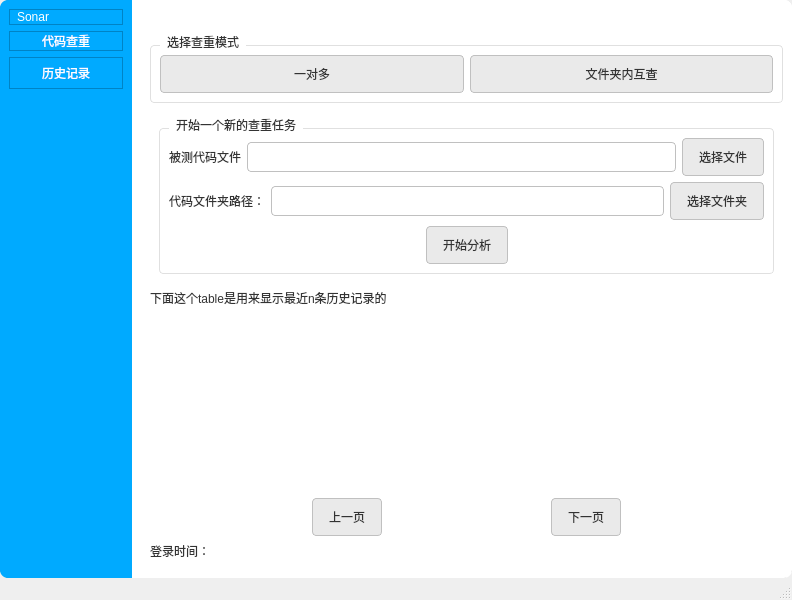
<?xml version="1.0" encoding="UTF-8"?>
<ui version="4.0">
 <class>MainWindow</class>
 <widget class="QMainWindow" name="MainWindow">
  <property name="geometry">
   <rect>
    <x>0</x>
    <y>0</y>
    <width>792</width>
    <height>600</height>
   </rect>
  </property>
  <property name="windowTitle">
   <string>Python 代码查重工具</string>
  </property>
  <property name="styleSheet">
   <string notr="true">#centralwidget {
    background-color: transparent;
}

/*
 * 第二步：为你真正的最外层容器（那个名为 frame 的 QFrame）设置背景色和圆角。
 * 现在，由于底板是透明的，frame 的圆角就能完美地呈现为整个窗口的圆角。
*/
#frame {
    background-color: #2E2F33; /* 你想要的窗口主背景色 */
    border-radius: 10px;       /* 你想要的圆角弧度 */
}</string>
  </property>
  <widget class="QWidget" name="centralwidget">
   <property name="styleSheet">
    <string notr="true"/>
   </property>
   <layout class="QHBoxLayout" name="horizontalLayout_14">
    <property name="spacing">
     <number>0</number>
    </property>
    <property name="leftMargin">
     <number>0</number>
    </property>
    <property name="topMargin">
     <number>0</number>
    </property>
    <property name="rightMargin">
     <number>0</number>
    </property>
    <property name="bottomMargin">
     <number>0</number>
    </property>
    <item>
     <widget class="QFrame" name="frame">
      <property name="styleSheet">
       <string notr="true"/>
      </property>
      <property name="frameShape">
       <enum>QFrame::Shape::StyledPanel</enum>
      </property>
      <property name="frameShadow">
       <enum>QFrame::Shadow::Raised</enum>
      </property>
      <layout class="QHBoxLayout" name="horizontalLayout_13" stretch="1,5">
       <property name="spacing">
        <number>0</number>
       </property>
       <property name="leftMargin">
        <number>0</number>
       </property>
       <property name="topMargin">
        <number>0</number>
       </property>
       <property name="rightMargin">
        <number>0</number>
       </property>
       <property name="bottomMargin">
        <number>0</number>
       </property>
       <item>
        <widget class="QFrame" name="frame_2">
         <property name="styleSheet">
          <string notr="true">#frame_2{
    border-top-left-radius: 8px;     /* 只设置左上角的圆角半径 */
    border-bottom-left-radius: 8px;  /* 只设置左下角的圆角半径 */
background-color: rgb(0, 170, 255)
}


#label {
    color: rgb(255, 255, 255);
}

#frame_2 QPushButton {
    color: rgb(255, 255, 255);
    background-color: rgb(0, 170, 255);
    border: none;
}


#frame_8 QPushButton:hover {
    background-color: #DCDCDC !important;
    border-color: #B0B0B0 !important;
}
#frame_9 QPushButton:hover {
    background-color: #DCDCDC !important;
    border-color: #B0B0B0 !important;
}

</string>
         </property>
         <property name="frameShape">
          <enum>QFrame::Shape::StyledPanel</enum>
         </property>
         <property name="frameShadow">
          <enum>QFrame::Shadow::Raised</enum>
         </property>
         <layout class="QVBoxLayout" name="verticalLayout_12">
          <item>
           <widget class="QFrame" name="frame_10">
            <property name="styleSheet">
             <string notr="true">background-color: rgb(0, 170, 255)</string>
            </property>
            <property name="frameShape">
             <enum>QFrame::Shape::StyledPanel</enum>
            </property>
            <property name="frameShadow">
             <enum>QFrame::Shadow::Raised</enum>
            </property>
            <layout class="QVBoxLayout" name="verticalLayout_11">
             <property name="spacing">
              <number>0</number>
             </property>
             <property name="leftMargin">
              <number>7</number>
             </property>
             <property name="topMargin">
              <number>0</number>
             </property>
             <property name="rightMargin">
              <number>0</number>
             </property>
             <property name="bottomMargin">
              <number>0</number>
             </property>
             <item>
              <widget class="QLabel" name="label">
               <property name="styleSheet">
                <string notr="true">font: 28pt &quot;华文琥珀&quot;;</string>
               </property>
               <property name="text">
                <string>Sonar</string>
               </property>
              </widget>
             </item>
            </layout>
           </widget>
          </item>
          <item>
           <widget class="QFrame" name="frame_9">
            <property name="styleSheet">
             <string notr="true">background-color: rgb(0, 170, 255)</string>
            </property>
            <property name="frameShape">
             <enum>QFrame::Shape::StyledPanel</enum>
            </property>
            <property name="frameShadow">
             <enum>QFrame::Shadow::Raised</enum>
            </property>
            <layout class="QVBoxLayout" name="verticalLayout_10">
             <property name="spacing">
              <number>0</number>
             </property>
             <property name="leftMargin">
              <number>0</number>
             </property>
             <property name="topMargin">
              <number>0</number>
             </property>
             <property name="rightMargin">
              <number>0</number>
             </property>
             <property name="bottomMargin">
              <number>0</number>
             </property>
             <item>
              <widget class="QPushButton" name="pushButton_7">
               <property name="styleSheet">
                <string notr="true">

QPushButton:hover {
    background-color: rgb(80, 159, 255) !important;
    border-color: rgb(0, 0, 0) !important;
	font: 13pt &quot;幼圆&quot;;
}
QPushButton {

	font: 13pt &quot;幼圆&quot;;
}</string>
               </property>
               <property name="text">
                <string>代码查重</string>
               </property>
               <property name="checkable">
                <bool>true</bool>
               </property>
              </widget>
             </item>
            </layout>
           </widget>
          </item>
          <item>
           <widget class="QFrame" name="frame_8">
            <property name="styleSheet">
             <string notr="true">background-color: rgb(0, 170, 255)</string>
            </property>
            <property name="frameShape">
             <enum>QFrame::Shape::StyledPanel</enum>
            </property>
            <property name="frameShadow">
             <enum>QFrame::Shadow::Raised</enum>
            </property>
            <layout class="QVBoxLayout" name="verticalLayout_9">
             <property name="spacing">
              <number>0</number>
             </property>
             <property name="leftMargin">
              <number>0</number>
             </property>
             <property name="topMargin">
              <number>6</number>
             </property>
             <property name="rightMargin">
              <number>0</number>
             </property>
             <property name="bottomMargin">
              <number>6</number>
             </property>
             <item>
              <widget class="QPushButton" name="pushButton_3">
               <property name="styleSheet">
                <string notr="true">

QPushButton:hover {
    background-color: rgb(80, 159, 255) !important;
    border-color: rgb(0, 0, 0) !important;
	font: 13pt &quot;幼圆&quot;;
}
QPushButton {

	font: 13pt &quot;幼圆&quot;;
}</string>
               </property>
               <property name="text">
                <string>历史记录</string>
               </property>
               <property name="checkable">
                <bool>true</bool>
               </property>
              </widget>
             </item>
            </layout>
           </widget>
          </item>
          <item>
           <spacer name="verticalSpacer">
            <property name="orientation">
             <enum>Qt::Orientation::Vertical</enum>
            </property>
            <property name="sizeHint" stdset="0">
             <size>
              <width>20</width>
              <height>446</height>
             </size>
            </property>
           </spacer>
          </item>
         </layout>
        </widget>
       </item>
       <item>
        <widget class="QFrame" name="frame_3">
         <property name="styleSheet">
          <string notr="true">    border-top-right-radius: 8px;     /* 只设置左上角的圆角半径 */
    border-bottom-right-radius: 8px;  /* 只设置左下角的圆角半径 */
background-color:rgb(255, 255, 255)
</string>
         </property>
         <property name="frameShape">
          <enum>QFrame::Shape::StyledPanel</enum>
         </property>
         <property name="frameShadow">
          <enum>QFrame::Shadow::Raised</enum>
         </property>
         <layout class="QVBoxLayout" name="verticalLayout_8">
          <property name="topMargin">
           <number>0</number>
          </property>
          <property name="rightMargin">
           <number>0</number>
          </property>
          <item>
           <widget class="QFrame" name="frame_4">
            <property name="styleSheet">
             <string notr="true">/* 按钮 (QPushButton) */
 QPushButton {

}

 QPushButton:hover {
    background-color: #DCDCDC !important;
    border-color: #B0B0B0 !important;
}

 QPushButton:pressed {
    background-color: #C8C8C8 !important;
}

 QPushButton:disabled {
    background-color: #F5F5F5 !important;
    color: #A0A0A0 !important;
    border-color: #E0E0E0 !important;
}

/* 强调按钮 (需要设置 'primary' 动态属性为 true) */
 QPushButton[primary=true] {
    background-color: #3498DB !important;
    color: #FFFFFF !important;
    border: none !important;
}
 QPushButton[primary=true]:hover {
    background-color: #4A90E2 !important;
}
 QPushButton[primary=true]:pressed {
    background-color: #2980B9 !important;
}</string>
            </property>
            <property name="frameShape">
             <enum>QFrame::Shape::StyledPanel</enum>
            </property>
            <property name="frameShadow">
             <enum>QFrame::Shadow::Raised</enum>
            </property>
            <layout class="QHBoxLayout" name="horizontalLayout_18">
             <property name="spacing">
              <number>0</number>
             </property>
             <property name="leftMargin">
              <number>0</number>
             </property>
             <property name="topMargin">
              <number>0</number>
             </property>
             <property name="rightMargin">
              <number>0</number>
             </property>
             <property name="bottomMargin">
              <number>0</number>
             </property>
             <item>
              <spacer name="horizontalSpacer_11">
               <property name="orientation">
                <enum>Qt::Orientation::Horizontal</enum>
               </property>
               <property name="sizeHint" stdset="0">
                <size>
                 <width>40</width>
                 <height>20</height>
                </size>
               </property>
              </spacer>
             </item>
             <item>
              <widget class="QFrame" name="frame_5">
               <property name="frameShape">
                <enum>QFrame::Shape::StyledPanel</enum>
               </property>
               <property name="frameShadow">
                <enum>QFrame::Shadow::Raised</enum>
               </property>
               <layout class="QHBoxLayout" name="horizontalLayout_12">
                <property name="spacing">
                 <number>0</number>
                </property>
                <property name="leftMargin">
                 <number>0</number>
                </property>
                <property name="topMargin">
                 <number>0</number>
                </property>
                <property name="rightMargin">
                 <number>0</number>
                </property>
                <property name="bottomMargin">
                 <number>0</number>
                </property>
                <item>
                 <widget class="QPushButton" name="pushButton_4">
                  <property name="styleSheet">
                   <string notr="true">    border-top-right-radius: 0px;     /* 只设置左上角的圆角半径 */
    border-bottom-right-radius: 0px;  /* 只设置左下角的圆角半径 */</string>
                  </property>
                  <property name="text">
                   <string/>
                  </property>
                 </widget>
                </item>
               </layout>
              </widget>
             </item>
             <item>
              <widget class="QFrame" name="frame_6">
               <property name="frameShape">
                <enum>QFrame::Shape::StyledPanel</enum>
               </property>
               <property name="frameShadow">
                <enum>QFrame::Shadow::Raised</enum>
               </property>
               <layout class="QHBoxLayout" name="horizontalLayout_16">
                <property name="spacing">
                 <number>0</number>
                </property>
                <property name="leftMargin">
                 <number>0</number>
                </property>
                <property name="topMargin">
                 <number>0</number>
                </property>
                <property name="rightMargin">
                 <number>0</number>
                </property>
                <property name="bottomMargin">
                 <number>0</number>
                </property>
                <item>
                 <widget class="QPushButton" name="pushButton_5">
                  <property name="styleSheet">
                   <string notr="true">    border-top-right-radius: 0px;     /* 只设置左上角的圆角半径 */
    border-bottom-right-radius: 0px;  /* 只设置左下角的圆角半径 */</string>
                  </property>
                  <property name="text">
                   <string/>
                  </property>
                 </widget>
                </item>
               </layout>
              </widget>
             </item>
             <item>
              <widget class="QFrame" name="frame_7">
               <property name="frameShape">
                <enum>QFrame::Shape::StyledPanel</enum>
               </property>
               <property name="frameShadow">
                <enum>QFrame::Shadow::Raised</enum>
               </property>
               <layout class="QHBoxLayout" name="horizontalLayout_17">
                <property name="spacing">
                 <number>0</number>
                </property>
                <property name="leftMargin">
                 <number>0</number>
                </property>
                <property name="topMargin">
                 <number>0</number>
                </property>
                <property name="rightMargin">
                 <number>0</number>
                </property>
                <property name="bottomMargin">
                 <number>0</number>
                </property>
                <item>
                 <widget class="QPushButton" name="pushButton_6">
                  <property name="styleSheet">
                   <string notr="true">    border-top-right-radius: 8px;  
</string>
                  </property>
                  <property name="text">
                   <string/>
                  </property>
                 </widget>
                </item>
                <item>
                 <spacer name="horizontalSpacer_12">
                  <property name="orientation">
                   <enum>Qt::Orientation::Horizontal</enum>
                  </property>
                  <property name="sizeType">
                   <enum>QSizePolicy::Policy::Fixed</enum>
                  </property>
                  <property name="sizeHint" stdset="0">
                   <size>
                    <width>5</width>
                    <height>20</height>
                   </size>
                  </property>
                 </spacer>
                </item>
               </layout>
              </widget>
             </item>
            </layout>
           </widget>
          </item>
          <item>
           <widget class="QStackedWidget" name="main_stack">
            <property name="styleSheet">
             <string notr="true">/*================================================================
 *
 * 局部样式 - main_stack 内部的 &quot;白色主题&quot; (最终修正版)
 *
 * 说明:
 * - 使用 !important 强制背景色生效，解决优先级问题。
 * - 调整了按钮颜色，使其在白色背景上更突出。
 *
 =================================================================*/

/* 1. 设置 main_stack 容器本身的基础样式 */
#main_stack {
    background-color: #FFFFFF;
    color: #333333;
    border: none;
}

/* 2. 设置 main_stack 内部具体控件的样式 */

/* 标签 (QLabel) */
#main_stack QLabel {
    background-color: transparent;
    color: #333333;
}

/* 按钮 (QPushButton) */
#main_stack QPushButton {
    background-color: #EAEAEA !important; /* 使用更明显的灰色，并强制生效 */
    color: #333333 !important; /* 强制黑色文字 */
    border: 1px solid #C0C0C0 !important; /* 强制边框样式 */
    padding: 8px 16px;
    border-radius: 4px;
    min-height: 20px;
}

#main_stack QPushButton:hover {
    background-color: #DCDCDC !important;
    border-color: #B0B0B0 !important;
}

#main_stack QPushButton:pressed {
    background-color: #C8C8C8 !important;
}

#main_stack QPushButton:disabled {
    background-color: #F5F5F5 !important;
    color: #A0A0A0 !important;
    border-color: #E0E0E0 !important;
}

/* 强调按钮 (需要设置 'primary' 动态属性为 true) */
#main_stack QPushButton[primary=true] {
    background-color: #3498DB !important;
    color: #FFFFFF !important;
    border: none !important;
}
#main_stack QPushButton[primary=true]:hover {
    background-color: #4A90E2 !important;
}
#main_stack QPushButton[primary=true]:pressed {
    background-color: #2980B9 !important;
}


/* 单行输入框 (QLineEdit) */
#main_stack QLineEdit {
    background-color: #FFFFFF;
    color: #333333;
    border: 1px solid #C0C0C0;
    border-radius: 4px;
    padding: 6px;
}

#main_stack QLineEdit:focus {
    border: 1px solid #3498DB;
}

/* 分组框 (QGroupBox) */
#main_stack QGroupBox {
    border: 1px solid #E0E0E0;
    border-radius: 4px;
    margin-top: 10px;
    background-color: transparent;
}

#main_stack QGroupBox::title {
    subcontrol-origin: margin;
    subcontrol-position: top left;
    padding: 0 5px;
    left: 10px;
    color: #333333;
}</string>
            </property>
            <property name="midLineWidth">
             <number>1</number>
            </property>
            <property name="currentIndex">
             <number>0</number>
            </property>
            <widget class="QWidget" name="page">
             <layout class="QVBoxLayout" name="verticalLayout_7">
              <item>
               <widget class="QGroupBox" name="groupBox_2">
                <property name="title">
                 <string>选择查重模式</string>
                </property>
                <layout class="QHBoxLayout" name="horizontalLayout_8">
                 <item>
                  <layout class="QHBoxLayout" name="horizontalLayout_7">
                   <item>
                    <widget class="QPushButton" name="pushButton_2">
                     <property name="text">
                      <string>一对多</string>
                     </property>
                    </widget>
                   </item>
                   <item>
                    <widget class="QPushButton" name="pushButton">
                     <property name="text">
                      <string>文件夹内互查</string>
                     </property>
                    </widget>
                   </item>
                  </layout>
                 </item>
                </layout>
               </widget>
              </item>
              <item>
               <widget class="QStackedWidget" name="stackedWidget">
                <property name="styleSheet">
                 <string notr="true"/>
                </property>
                <property name="currentIndex">
                 <number>1</number>
                </property>
                <widget class="QWidget" name="each_other_page">
                 <layout class="QVBoxLayout" name="verticalLayout">
                  <item>
                   <widget class="QGroupBox" name="groupBox">
                    <property name="title">
                     <string>开始一个新的查重任务</string>
                    </property>
                    <layout class="QVBoxLayout" name="verticalLayout_2">
                     <item>
                      <layout class="QHBoxLayout" name="horizontalLayout">
                       <item>
                        <widget class="QLabel" name="label_choose_folder">
                         <property name="text">
                          <string>代码文件夹路径：</string>
                         </property>
                        </widget>
                       </item>
                       <item>
                        <widget class="QLineEdit" name="le_folder_path">
                         <property name="maxLength">
                          <number>1000</number>
                         </property>
                         <property name="readOnly">
                          <bool>true</bool>
                         </property>
                        </widget>
                       </item>
                       <item>
                        <widget class="QPushButton" name="btn_select_folder">
                         <property name="text">
                          <string>选择文件夹</string>
                         </property>
                        </widget>
                       </item>
                      </layout>
                     </item>
                     <item>
                      <layout class="QHBoxLayout" name="horizontalLayout_3">
                       <item>
                        <spacer name="horizontalSpacer_2">
                         <property name="orientation">
                          <enum>Qt::Orientation::Horizontal</enum>
                         </property>
                         <property name="sizeHint" stdset="0">
                          <size>
                           <width>40</width>
                           <height>20</height>
                          </size>
                         </property>
                        </spacer>
                       </item>
                       <item>
                        <widget class="QPushButton" name="btn_start_analysis_mode1">
                         <property name="text">
                          <string>开始分析</string>
                         </property>
                        </widget>
                       </item>
                       <item>
                        <spacer name="horizontalSpacer">
                         <property name="orientation">
                          <enum>Qt::Orientation::Horizontal</enum>
                         </property>
                         <property name="sizeHint" stdset="0">
                          <size>
                           <width>40</width>
                           <height>20</height>
                          </size>
                         </property>
                        </spacer>
                       </item>
                      </layout>
                     </item>
                    </layout>
                   </widget>
                  </item>
                 </layout>
                </widget>
                <widget class="QWidget" name="one_to_many_page">
                 <layout class="QVBoxLayout" name="verticalLayout_6">
                  <item>
                   <widget class="QGroupBox" name="groupBox_3">
                    <property name="title">
                     <string>开始一个新的查重任务</string>
                    </property>
                    <layout class="QVBoxLayout" name="verticalLayout_4">
                     <item>
                      <layout class="QHBoxLayout" name="horizontalLayout_9">
                       <item>
                        <widget class="QLabel" name="label_login_time_3">
                         <property name="text">
                          <string>被测代码文件</string>
                         </property>
                        </widget>
                       </item>
                       <item>
                        <widget class="QLineEdit" name="le_folder_path_2">
                         <property name="maxLength">
                          <number>1000</number>
                         </property>
                         <property name="readOnly">
                          <bool>true</bool>
                         </property>
                        </widget>
                       </item>
                       <item>
                        <widget class="QPushButton" name="btn_select_folder_2">
                         <property name="text">
                          <string>选择文件</string>
                         </property>
                        </widget>
                       </item>
                      </layout>
                     </item>
                     <item>
                      <layout class="QHBoxLayout" name="horizontalLayout_11">
                       <item>
                        <widget class="QLabel" name="label_login_time_4">
                         <property name="text">
                          <string>代码文件夹路径：</string>
                         </property>
                        </widget>
                       </item>
                       <item>
                        <widget class="QLineEdit" name="le_folder_path_3">
                         <property name="maxLength">
                          <number>1000</number>
                         </property>
                         <property name="readOnly">
                          <bool>true</bool>
                         </property>
                        </widget>
                       </item>
                       <item>
                        <widget class="QPushButton" name="btn_select_folder_3">
                         <property name="text">
                          <string>选择文件夹</string>
                         </property>
                        </widget>
                       </item>
                      </layout>
                     </item>
                     <item>
                      <layout class="QHBoxLayout" name="horizontalLayout_10">
                       <item>
                        <spacer name="horizontalSpacer_9">
                         <property name="orientation">
                          <enum>Qt::Orientation::Horizontal</enum>
                         </property>
                         <property name="sizeHint" stdset="0">
                          <size>
                           <width>40</width>
                           <height>20</height>
                          </size>
                         </property>
                        </spacer>
                       </item>
                       <item>
                        <widget class="QPushButton" name="btn_start_analysis_mode2">
                         <property name="text">
                          <string>开始分析</string>
                         </property>
                        </widget>
                       </item>
                       <item>
                        <spacer name="horizontalSpacer_10">
                         <property name="orientation">
                          <enum>Qt::Orientation::Horizontal</enum>
                         </property>
                         <property name="sizeHint" stdset="0">
                          <size>
                           <width>40</width>
                           <height>20</height>
                          </size>
                         </property>
                        </spacer>
                       </item>
                      </layout>
                     </item>
                    </layout>
                   </widget>
                  </item>
                 </layout>
                </widget>
               </widget>
              </item>
              <item>
               <widget class="QLabel" name="label_2">
                <property name="text">
                 <string>下面这个table是用来显示最近n条历史记录的</string>
                </property>
               </widget>
              </item>
              <item>
               <widget class="QTableWidget" name="table_history">
                <property name="editTriggers">
                 <set>QAbstractItemView::EditTrigger::NoEditTriggers</set>
                </property>
                <property name="selectionMode">
                 <enum>QAbstractItemView::SelectionMode::SingleSelection</enum>
                </property>
                <property name="selectionBehavior">
                 <enum>QAbstractItemView::SelectionBehavior::SelectRows</enum>
                </property>
                <property name="showGrid">
                 <bool>false</bool>
                </property>
                <attribute name="verticalHeaderVisible">
                 <bool>false</bool>
                </attribute>
               </widget>
              </item>
              <item>
               <layout class="QHBoxLayout" name="horizontalLayout_5">
                <item>
                 <spacer name="horizontalSpacer_7">
                  <property name="orientation">
                   <enum>Qt::Orientation::Horizontal</enum>
                  </property>
                  <property name="sizeHint" stdset="0">
                   <size>
                    <width>40</width>
                    <height>20</height>
                   </size>
                  </property>
                 </spacer>
                </item>
                <item>
                 <widget class="QPushButton" name="pg_up_2">
                  <property name="text">
                   <string>上一页</string>
                  </property>
                 </widget>
                </item>
                <item>
                 <spacer name="horizontalSpacer_5">
                  <property name="orientation">
                   <enum>Qt::Orientation::Horizontal</enum>
                  </property>
                  <property name="sizeHint" stdset="0">
                   <size>
                    <width>40</width>
                    <height>20</height>
                   </size>
                  </property>
                 </spacer>
                </item>
                <item>
                 <widget class="QPushButton" name="pg_down_2">
                  <property name="text">
                   <string>下一页</string>
                  </property>
                 </widget>
                </item>
                <item>
                 <spacer name="horizontalSpacer_6">
                  <property name="orientation">
                   <enum>Qt::Orientation::Horizontal</enum>
                  </property>
                  <property name="sizeHint" stdset="0">
                   <size>
                    <width>40</width>
                    <height>20</height>
                   </size>
                  </property>
                 </spacer>
                </item>
               </layout>
              </item>
              <item>
               <widget class="QLabel" name="label_login_time_2">
                <property name="midLineWidth">
                 <number>1</number>
                </property>
                <property name="text">
                 <string>登录时间：</string>
                </property>
               </widget>
              </item>
             </layout>
            </widget>
            <widget class="QWidget" name="page_3">
             <layout class="QVBoxLayout" name="verticalLayout_5">
              <item>
               <layout class="QHBoxLayout" name="horizontalLayout_6">
                <item>
                 <widget class="QPushButton" name="home">
                  <property name="text">
                   <string>返回主页</string>
                  </property>
                 </widget>
                </item>
                <item>
                 <spacer name="horizontalSpacer_8">
                  <property name="orientation">
                   <enum>Qt::Orientation::Horizontal</enum>
                  </property>
                  <property name="sizeHint" stdset="0">
                   <size>
                    <width>40</width>
                    <height>20</height>
                   </size>
                  </property>
                 </spacer>
                </item>
               </layout>
              </item>
              <item>
               <widget class="QWidget" name="chart_container" native="true"/>
              </item>
              <item>
               <widget class="QWidget" name="widget" native="true"/>
              </item>
             </layout>
            </widget>
            <widget class="QWidget" name="page_2">
             <layout class="QVBoxLayout" name="verticalLayout_3">
              <item>
               <layout class="QHBoxLayout" name="horizontalLayout_2">
                <item>
                 <spacer name="horizontalSpacer_4">
                  <property name="orientation">
                   <enum>Qt::Orientation::Horizontal</enum>
                  </property>
                  <property name="sizeHint" stdset="0">
                   <size>
                    <width>40</width>
                    <height>20</height>
                   </size>
                  </property>
                 </spacer>
                </item>
                <item>
                 <widget class="QPushButton" name="btn_back">
                  <property name="text">
                   <string>返回结果列表</string>
                  </property>
                 </widget>
                </item>
                <item>
                 <spacer name="horizontalSpacer_3">
                  <property name="orientation">
                   <enum>Qt::Orientation::Horizontal</enum>
                  </property>
                  <property name="sizeHint" stdset="0">
                   <size>
                    <width>40</width>
                    <height>20</height>
                   </size>
                  </property>
                 </spacer>
                </item>
               </layout>
              </item>
              <item>
               <layout class="QHBoxLayout" name="horizontalLayout_4">
                <item>
                 <widget class="QTextEdit" name="te_code_file2">
                  <property name="readOnly">
                   <bool>true</bool>
                  </property>
                 </widget>
                </item>
                <item>
                 <widget class="QTextEdit" name="te_code_file1">
                  <property name="readOnly">
                   <bool>true</bool>
                  </property>
                 </widget>
                </item>
               </layout>
              </item>
             </layout>
            </widget>
           </widget>
          </item>
         </layout>
        </widget>
       </item>
      </layout>
     </widget>
    </item>
   </layout>
  </widget>
  <widget class="QStatusBar" name="statusbar"/>
 </widget>
 <resources/>
 <connections/>
</ui>
